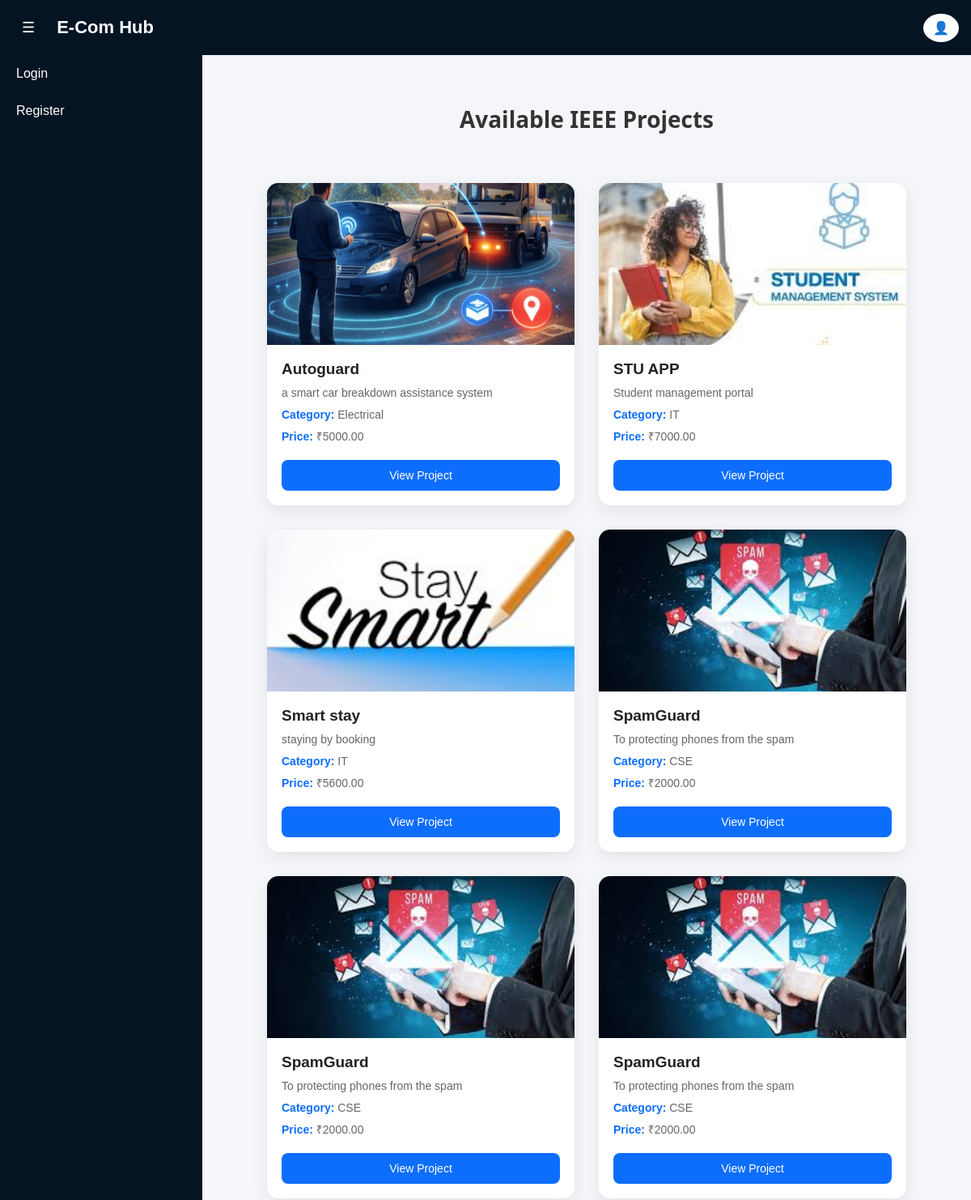
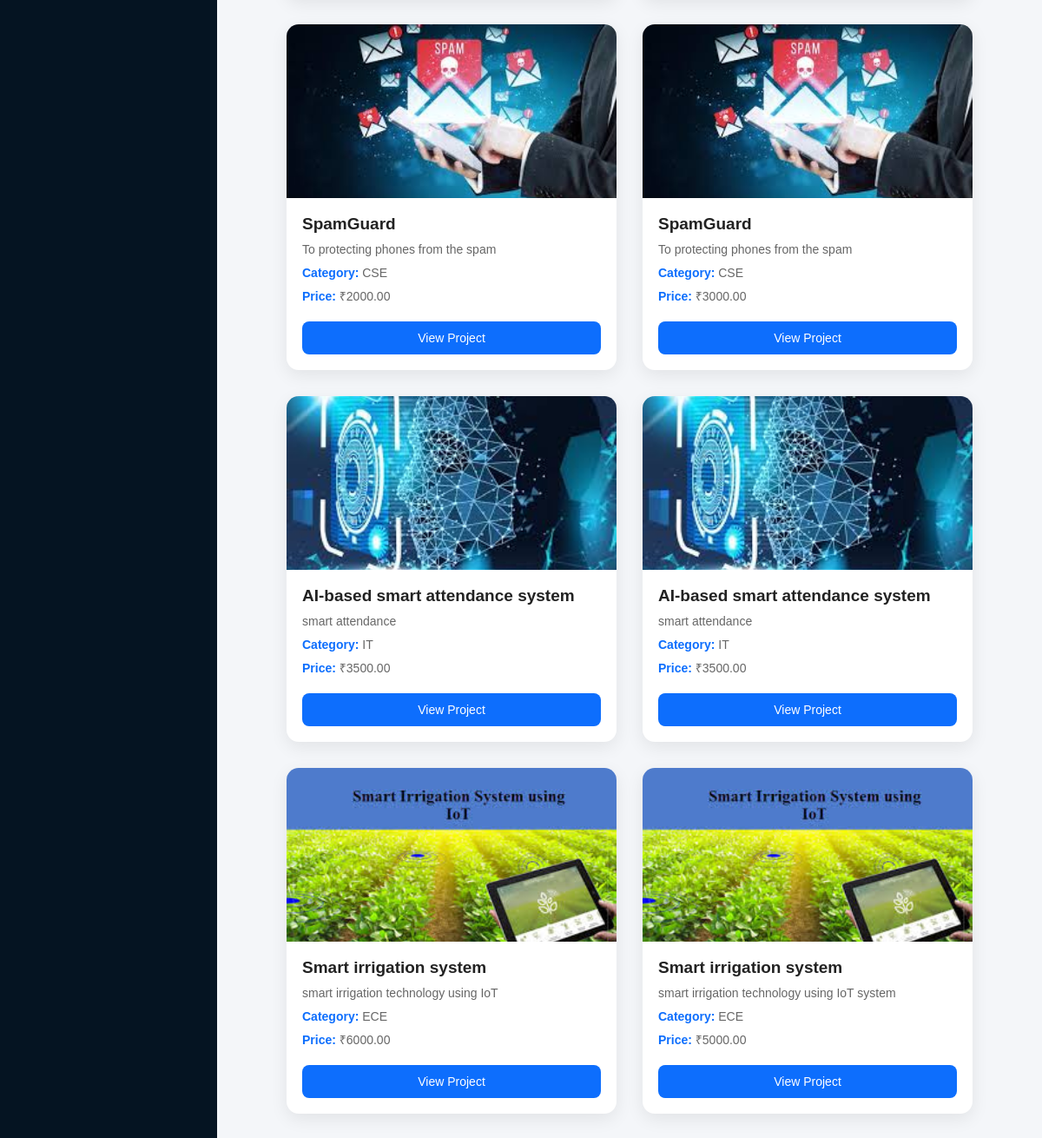
Page /view-projects/ on the earlier database version (2 pictures, top to bottom).
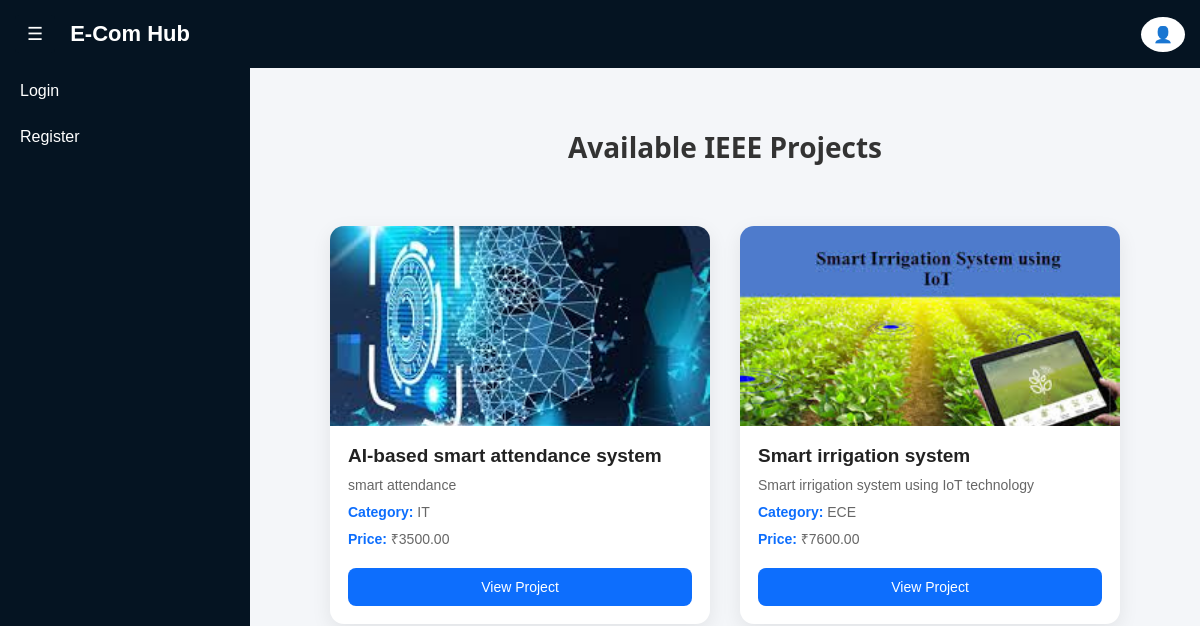
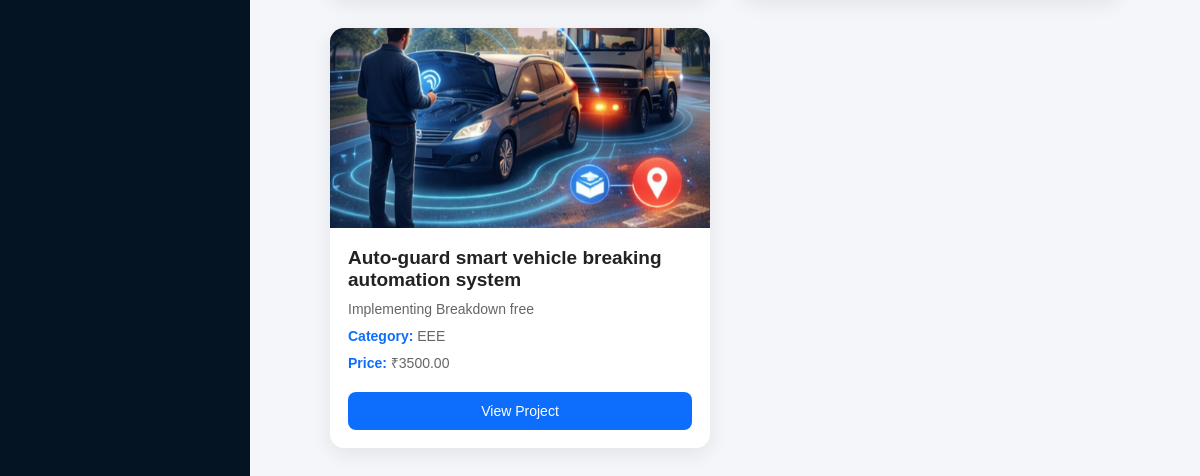
Same page on the later database version (2 pictures, top to bottom).
### ecom_app/models.py (models this page shows, shortened)
class Project(models.Model):
    CATEGORY_CHOICES = (
        ('AI', 'Artificial Intelligence'),
        ('ML', 'Machine Learning'),
        ('DL', 'Deep Learning'),
        ('WEB', 'Web Development'),
        ('IOT', 'Internet of Things'),
        ('DATA', 'Data Science'),
    )
    title = models.CharField(max_length=255)
    description = models.TextField()
    category = models.CharField(max_length=50, choices=CATEGORY_CHOICES)
    price = models.DecimalField(max_digits=10, decimal_places=2)
    google_drive_link = models.URLField()
    project_image = models.ImageField(upload_to='project_images/')
    created_at = models.DateTimeField(auto_now_add=True)

### ecom_app/user_side.py (the view)
# urls.py: path('projects/',views.user_project_list,name='user_project_list'),
def user_project_list(request):
    projects = Project.objects.all()
    return render(request, "user/user_project_list.html", {"projects": projects})

### ecom_app/templates/user/user_project_list.html (shortened to what this page needs)
{% extends 'user/user_base.html' %}
{% block content %}
<h2>Available IEEE Projects</h2>
<div class="project-container">
{% for project in projects %}
<div class="card">
{% if project.project_image %}
<img src="{{ project.project_image.url }}">
{% endif %}
<h3>{{ project.title }}</h3>
<p>{{ project.description|truncatewords:15 }}</p>
<p><b>Category:</b> {{ project.category }}</p>
<p><b>Price:</b> ₹{{ project.price }}</p>
<a href="{% url 'project_detail' project.id %}">
View Project
</a>
</div>
{% endfor %}
</div>
{% endblock %}

Differences in the rows shown:
removed Project: project_image (picture), title "Autoguard", description "a smart car breakdown assistance system", category "Electrical", price "5000.00"
removed Project: project_image (picture), title "STU APP", description "Student management portal", category "IT", price "7000.00"
removed Project: project_image (picture), title "Smart stay", description "staying by booking", category "IT", price "5600.00"
removed Project: project_image (picture), title "SpamGuard", description "To protecting phones from the spam", category "CSE", price "2000.00"
removed Project: project_image (picture), title "SpamGuard", description "To protecting phones from the spam", category "CSE", price "2000.00"
removed Project: project_image (picture), title "SpamGuard", description "To protecting phones from the spam", category "CSE", price "2000.00"
removed Project: project_image (picture), title "SpamGuard", description "To protecting phones from the spam", category "CSE", price "2000.00"
removed Project: project_image (picture), title "SpamGuard", description "To protecting phones from the spam", category "CSE", price "3000.00"
removed Project: project_image (picture), title "AI-based smart attendance system", description "smart attendance", category "IT", price "3500.00"
removed Project: project_image (picture), title "Smart irrigation system", description "smart irrigation technology using IoT", category "ECE", price "6000.00"
removed Project: project_image (picture), title "Smart irrigation system", description "smart irrigation technology using IoT system", category "ECE", price "5000.00"
added Project: project_image (picture), title "Smart irrigation system", description "Smart irrigation system using IoT technology", category "ECE", price "7600.00"
added Project: project_image (picture), title "Auto-guard smart vehicle breaking automation system", description "Implementing Breakdown free", category "EEE", price "3500.00"
